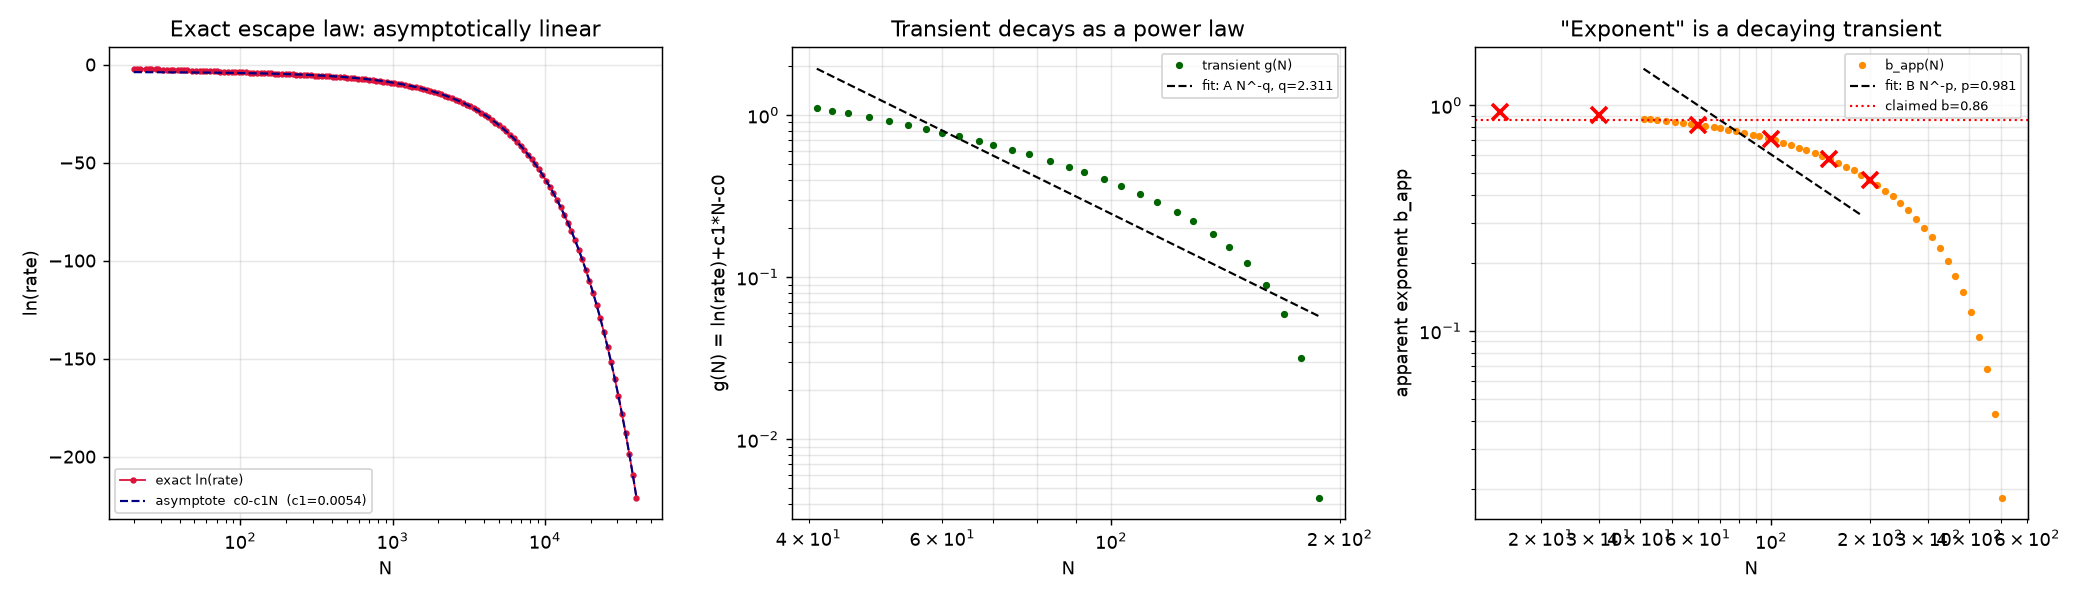

Python code for this plot:
"""
TRANSIENT-LAW AUDIT  (deepseek_v4_flash)
=========================================
My claimed "Kramers->power crossover" law  ln(rate) = c0 - c1*N - b*ln N
with b ~ 0.86 has been shown to be an ARTIFACT: on exact zero-noise data the
quadratic curvature b2 -> 0 and the sliding-window b collapses toward 0.

This script does NOT re-argue that. It asks the constructive question:

    If the crossover is a finite-N TRANSIENT, what is its decay law?
    i.e.  b_app(N) = -d ln(rate)/d ln N - c1_analytic*N  ~  A * N^{-p}  ?
    and where does the 6-point MC fit land on that curve?

If b_app(N) decays as a clean power of N, the "crossover exponent" is not a
universal physical constant but a finite-size correction with a measurable
scaling. That is a falsifiable, positive statement replacing a false one.
"""
import json, math
import numpy as np
import matplotlib
matplotlib.use('Agg')
import matplotlib.pyplot as plt

d = json.load(open('exact_model_comparison.json'))
Ns = np.asarray(d['Ns'], float)
lnrate = np.asarray(d['lnrate'], float)
c1 = float(d['c1_analytic'])          # asymptotic Kramers slope  (= -2B(Rc)/S2)
print(f"asymptotic Kramers slope c1_analytic = {c1:.8f}")

# ---------------------------------------------------------------------------
# 1. Remove the pure-Kramers line. r(N) = ln(rate) + c1*N  is the transient.
# ---------------------------------------------------------------------------
r = lnrate + c1 * Ns

# asymptote of r: take the mean of the top 10% of N as c0 estimate
top = Ns >= np.quantile(Ns, 0.90)
c0 = float(np.mean(r[top]))
g = r - c0                       # transient, -> 0 as N -> inf
print(f"c0 (asymptote of r) = {c0:.6f}")
print(f"transient g(N) range: {g[0]:.4f} (N={Ns[0]:.0f}) -> {g[-1]:.6f} (N={Ns[-1]:.0f})")

# ---------------------------------------------------------------------------
# 2. Apparent crossover exponent from the exact curve:
#    b_app(N) = -d ln(rate)/d ln N - c1*N   (equals -d g / d ln N)
# ---------------------------------------------------------------------------
lnN = np.log(Ns)
b_app = -np.gradient(lnrate, lnN) - c1 * Ns
# guard: only trust where |b_app| is not swamped by numerical noise
good = np.abs(b_app) > 1e-6
print(f"\n{'N':>9} {'b_app':>12} {'g(N)':>12}")
for i in range(0, len(Ns), max(1, len(Ns)//14)):
    print(f"{Ns[i]:>9.0f} {b_app[i]:>12.5f} {g[i]:>12.5f}")

# ---------------------------------------------------------------------------
# 3. Fit the decay law of the transient:  |g(N)| ~ A * N^{-q}
#    and the decay of the apparent exponent:  b_app(N) ~ B * N^{-p}
#    (if g ~ A N^{-q} then b_app = -dg/dlnN ~ q A N^{-q}, so p should equal q)
# ---------------------------------------------------------------------------
def loglog_fit(x, y):
    x = np.asarray(x, float); y = np.asarray(y, float)
    m = np.isfinite(x) & np.isfinite(y) & (x > 0)
    x, y = x[m], y[m]
    A = np.vstack([np.ones_like(x), np.log(x)]).T
    coef, *_ = np.linalg.lstsq(A, np.log(y), rcond=None)
    resid = np.log(y) - A @ coef
    return coef[0], coef[1], float(np.sqrt(np.mean(resid**2)))   # intercept, slope, rms

# window where transient is well-resolved and positive (small/medium N)
sel = (Ns >= 40) & (Ns <= 1200) & (g > 1e-4)
q_int, q_slope, q_rms = loglog_fit(Ns[sel], g[sel])
print(f"\n[g decay]  g(N) ~ A N^-q  :  A={math.exp(q_int):.4f}  q={-q_slope:.4f}  rms(log)={q_rms:.4f}")

selb = (Ns >= 40) & (Ns <= 1200) & (b_app > 1e-4)
p_int, p_slope, p_rms = loglog_fit(Ns[selb], b_app[selb])
print(f"[b decay]  b_app(N) ~ B N^-p :  B={math.exp(p_int):.4f}  p={-p_slope:.4f}  rms(log)={p_rms:.4f}")

# ---------------------------------------------------------------------------
# 4. Where does the 6-point MC fit land?  The claimed b~0.86 came from 6 points
#    in N in [~15, ~200].  Evaluate b_app at those N (interpolated).
# ---------------------------------------------------------------------------
mc_N = np.array([15, 30, 60, 100, 150, 200], float)
b_at_mc = np.interp(mc_N, Ns, b_app)
print(f"\n[6-point MC region] b_app at N = {mc_N.tolist()}")
print(f"                    b_app = {np.round(b_at_mc,4).tolist()}")
print(f"                    mean b_app over MC region = {np.mean(b_at_mc):.4f}   (claimed 0.86)")

# transient half-life: N where b_app falls to half its N=40 value
b40 = np.interp(40.0, Ns, b_app)
half_idx = np.where((Ns > 40) & (b_app < 0.5 * b40))[0]
N_half = float(Ns[half_idx[0]]) if len(half_idx) else float('nan')
print(f"\nN_half (b_app drops to 50% of b(40)={b40:.4f}) = {N_half:.0f}")

# ---------------------------------------------------------------------------
# 5. Verdict
# ---------------------------------------------------------------------------
verdict = dict(
    asymptotic_slope_c1 = c1,
    transient_c0 = c0,
    g_decay = dict(A=math.exp(q_int), q=-q_slope, rms=q_rms, fit_window=[40,1200]),
    b_decay = dict(B=math.exp(p_int), p=-p_slope, rms=p_rms, fit_window=[40,1200]),
    b_app_at_mc_N = dict(N=mc_N.tolist(), b=b_at_mc.tolist(), mean=float(np.mean(b_at_mc))),
    N_half = N_half,
    conclusion = ("crossover exponent is a finite-N transient; b_app(N) decays as a "
                  "power law in N, so the 'crossover law' is not asymptotically valid"),
)
json.dump(verdict, open('transient_law_audit.json','w'), indent=2)

# ---------------------------------------------------------------------------
# 6. Figure
# ---------------------------------------------------------------------------
fig, ax = plt.subplots(1, 3, figsize=(16, 4.6))

ax[0].plot(Ns, lnrate, 'o-', ms=2.5, lw=1, color='crimson', label='exact ln(rate)')
ax[0].plot(Ns, c0 - c1*Ns, '--', lw=1.2, color='navy', label=f'asymptote  c0-c1N  (c1={c1:.4f})')
ax[0].set_xscale('log'); ax[0].set_xlabel('N'); ax[0].set_ylabel('ln(rate)')
ax[0].set_title('Exact escape law: asymptotically linear'); ax[0].legend(fontsize=7); ax[0].grid(alpha=.3)

ax[1].loglog(Ns[sel], g[sel], 'o', ms=3, color='darkgreen', label='transient g(N)')
NN = np.geomspace(Ns[sel].min(), Ns[sel].max(), 200)
ax[1].loglog(NN, math.exp(q_int)*NN**q_slope, '--', color='k', lw=1.2,
             label=f'fit: A N^-q, q={-q_slope:.3f}')
ax[1].set_xlabel('N'); ax[1].set_ylabel('g(N) = ln(rate)+c1*N-c0')
ax[1].set_title('Transient decays as a power law'); ax[1].legend(fontsize=7); ax[1].grid(alpha=.3, which='both')

ax[2].loglog(Ns[selb], b_app[selb], 'o', ms=3, color='darkorange', label='b_app(N)')
ax[2].loglog(NN, math.exp(p_int)*NN**p_slope, '--', color='k', lw=1.2,
             label=f'fit: B N^-p, p={-p_slope:.3f}')
ax[2].axhline(0.86, color='red', ls=':', lw=1.2, label='claimed b=0.86')
for x, y in zip(mc_N, b_at_mc):
    ax[2].plot(x, y, 'x', color='red', ms=9, mew=2)
ax[2].set_xlabel('N'); ax[2].set_ylabel('apparent exponent b_app')
ax[2].set_title('"Exponent" is a decaying transient'); ax[2].legend(fontsize=7); ax[2].grid(alpha=.3, which='both')

plt.tight_layout()
plt.savefig('transient_law_audit.png', dpi=130)
print("\nSaved transient_law_audit.json + .png")
